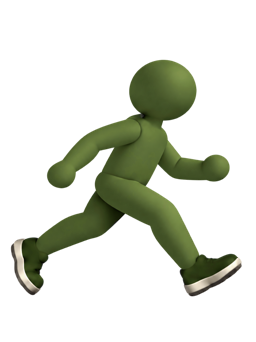
#> input picture test/goldens/run_motion_v7/final/approved_source_native.png, 256 x 342 px
$ python retarget_run_limbs.py ../test/goldens/run_motion_v7/final/approved_source_native.png
#> lines starting #> are read from the running program, lines starting #| are printed output that depends on the picture; after the words box and inside, x2 and y2 are one past the last pixel; in counts of white or black regions, pixels touching at a corner belong together
"""Retarget approved limb pixels with a continuous skin and frozen body."""
import json
import math
import sys
from pathlib import Path
import numpy as np
from PIL import Image, ImageDraw, ImageFilter

ROOT = Path(__file__).resolve().parent.parent
OUT = ROOT / 'test/evidence/run_motion_v7/bilateral_fix'
FINAL = ROOT / 'test/goldens/run_motion_v7/final'
OUT.mkdir(parents=True, exist_ok=True)
FINAL.mkdir(parents=True, exist_ok=True)
SOURCE = FINAL / 'approved_source_native.png'
if not SOURCE.exists():
    original = ROOT / 'build/ios/iphonesimulator/Runner.app/Frameworks/App.framework/flutter_assets/assets/character/run_06.png'
    SOURCE.write_bytes(original.read_bytes())
source = Image.open(SOURCE).convert('RGBA')
#> source is the input picture: PIL image 256x342 RGBA; mean R, G, B, A 18.3, 21.7, 11.1, 54.7
W,H = source.size
#> W = 256; H = 342
yy,xx = np.indices((H,W))

def polygon(points):
    mask = Image.new('L', (W*4,H*4))
#> mask: PIL image 1024x1368 L; every value is 0
    ImageDraw.Draw(mask).polygon([(x*4,y*4) for x,y in points], fill=255)
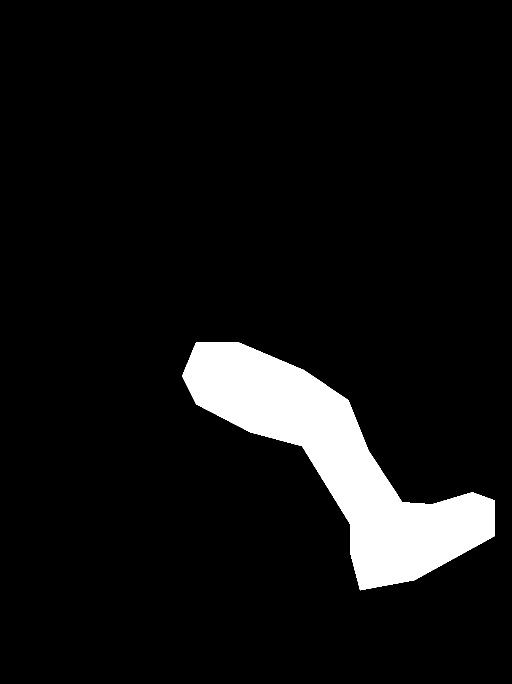
#> mask: PIL image 1024x1368 L (shown at 1/2 size); 7.4% white; 1 white region, box (x1, y1, x2, y2) and area: (364, 684, 989, 1181) 103133
    return np.asarray(mask.resize(source.size,Image.Resampling.LANCZOS))>127
#> returned value: shape (342, 256) bool; 7.4% white; 1 white region, box (x1, y1, x2, y2) and area: (91, 171, 247, 295) 6447

def masked(mask):
    pixels = np.asarray(source).copy()
    pixels[~mask] = 0
    return Image.fromarray(pixels)

right_mask = polygon([(98,171),(119,171),(152,185),(174,200),(184,225),
    (201,251),(216,252),(236,246),(247,250),(247,268),(207,290),(180,295),
    (175,276),(175,262),(151,223),(125,216),(98,202),(91,188)])
left_mask = polygon([(97,192),(124,211),(124,219),(108,231),(78,241),
    (36,255),(33,264),(39,283),(34,298),(18,292),(7,279),(0,248),
    (3,229),(24,229),(44,225),(67,209),(84,207)])
#> in polygon (call 2), `ImageDraw.Draw(mask).polygon([(x*4,y*4) for x,y in points], fill=255)`: mask: PIL image 1024x1368 L; 5.5% white; 1 white region, box (x1, y1, x2, y2) and area: (0, 768, 497, 1193) 76711
#> in polygon (call 2), `return np.asarray(mask.resize(source.size,Image.Resampling.LANCZOS))>127`: returned value: shape (342, 256) bool; 5.5% white; 1 white region, box (x1, y1, x2, y2) and area: (0, 192, 124, 298) 4789
left_mask &= ~right_mask
#> left_mask: shape (342, 256) bool; 5.2% white; 1 white region, box (x1, y1, x2, y2) and area: (0, 195, 124, 298) 4587
pelvis = ((xx-121)/26)**2+((yy-183)/18)**2<=1
waist = 173 + .27*np.clip(xx-99,0,60)
body_mask = (yy<waist)|pelvis|(((xx<98)|(xx>175))&(yy<195))
body = masked(body_mask)
#> in masked, `pixels[~mask] = 0`: pixels: shape (342, 256, 4); 9.87% of pixels changed, all inside (x1, y1, x2, y2) = (10, 173, 242, 297)
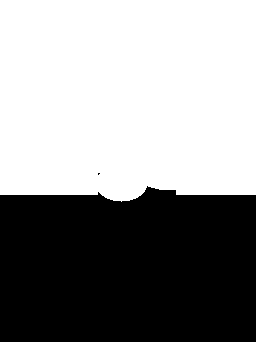
#> body_mask: shape (342, 256) bool; 57% white; 2 black regions (1 under 20 px), largest, box (x1, y1, x2, y2) and area: (0, 186, 256, 342) 37649
body.save(OUT/'frozen_body.png')
masked(right_mask).save(OUT/'source_RIGHT.png')
masked(left_mask).save(OUT/'source_LEFT.png')

def complete_hidden_thigh(texture,hip,knee,radius):
#> called with hip = (117, 184), knee = (80, 220), radius = 14
    pixels=np.asarray(texture).copy()
    a,b=np.asarray(hip,float),np.asarray(knee,float)
#> a = [117, 184]; b = [80, 220]
    points=np.stack([xx,yy],axis=-1)
    v=b-a
#> v = [-37, 36]
    t=np.clip(np.sum((points-a)*v,axis=-1)/np.dot(v,v),0,1)
    distance=np.linalg.norm(points-a-t[:,:,None]*v,axis=-1)
    hidden=(distance<radius)&(pixels[:,:,3]==0)
#> hidden: shape (342, 256) bool; 1.4% white; 1 white region, box (x1, y1, x2, y2) and area: (67, 171, 131, 217) 1188
    sy,sx=np.nonzero(pixels[:,:,3]>200)
#> sy = 3176 values from 195 to 294; sx = 3176 values, max 122 at index 416, min 11 at index 2172, mean 60.24
    for y,x in zip(*np.nonzero(hidden)):
        nearest=np.argmin((sx-x)**2+(sy-y)**2)
        pixels[y,x]=pixels[sy[nearest],sx[nearest]]
#> this loop made 1188 passes
#> (y, x) on passes 1 to 3: (171, 112), (171, 113), (171, 114)
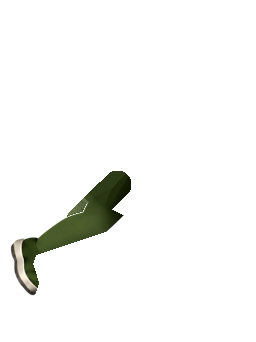
#> pixels: shape (342, 256, 4); mean R, G, B, A 3.5, 4.1, 2.2, 12.7; transparent parts drawn white
    return Image.fromarray(pixels)

left_texture=complete_hidden_thigh(masked(left_mask),(117,184),(80,220),14)
right_texture=complete_hidden_thigh(masked(right_mask),(122,183),(166,213),16)
#> call 2 of complete_hidden_thigh, with hip = (122, 183), knee = (166, 213), radius = 16
#> in complete_hidden_thigh (call 2), `a,b=np.asarray(hip,float),np.asarray(knee,float)`: a = [122, 183]; b = [166, 213]
#> in complete_hidden_thigh (call 2), `v=b-a`: v = [44, 30]
#> in complete_hidden_thigh (call 2), `t=np.clip(np.sum((points-a)*v,axis=-1)/np.dot(v,v),0,1)`:
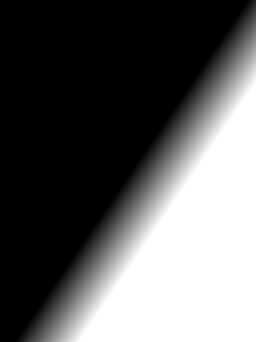
#> t: shape (342, 256) float64; min 0, max 1, mean 0.37
#> in complete_hidden_thigh (call 2), `distance=np.linalg.norm(points-a-t[:,:,None]*v,axis=-1)`:
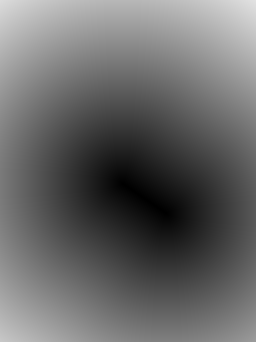
#> distance: shape (342, 256) float64; min 0, max 226.1, mean 103.8
#> in complete_hidden_thigh (call 2), `hidden=(distance<radius)&(pixels[:,:,3]==0)`:
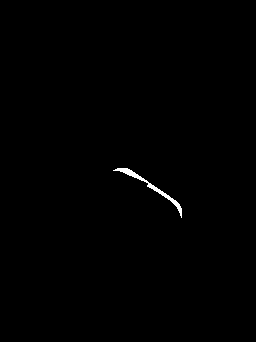
#> hidden: shape (342, 256) bool; 0.37% white; 1 white region, box (x1, y1, x2, y2) and area: (113, 168, 182, 218) 324
#> in complete_hidden_thigh (call 2), `sy,sx=np.nonzero(pixels[:,:,3]>200)`: sy = 5513 values from 171 to 293; sx = 5513 values, max 240 at index 4091, min 94 at index 965, mean 163.8
#> the loop in complete_hidden_thigh (call 2), `for y,x in zip(*np.nonzero(hidden)):` made 324 passes
#> (y, x, nearest) on passes 1 to 3: (168, 117, 15), (168, 118, 16), (168, 119, 17)
#> after the loop in complete_hidden_thigh (call 2), `for y,x in zip(*np.nonzero(hidden)):`:
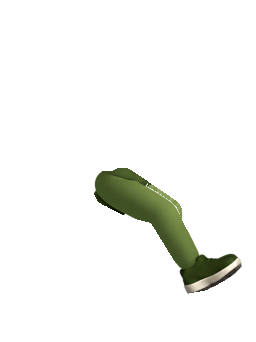
#> pixels: shape (342, 256, 4); mean R, G, B, A 5.9, 6.8, 3.7, 17; transparent parts drawn white

# [94 lines left out: functions bone_matrix, deform, not called in this run]

#> (the run stopped early here; a loop or call above may not have finished)
